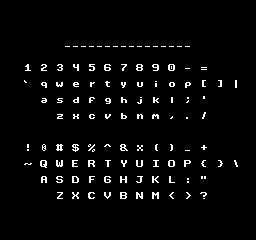

The image is a tile-based game level rendered from a .tmx file. Its description and complete source (layers, tilesets, objects, tile grids) follow:
An orthogonal 32x30 tile map with 8x8 px tiles, 1 tile layer (Tile Layer 1).

<map version="1.10" tiledversion="1.11.0" orientation="orthogonal" renderorder="right-down" width="32" height="30" tilewidth="8" tileheight="8" infinite="0" nextlayerid="2" nextobjectid="1">
 <tileset firstgid="1" source="tiles.tsx" />
 <layer id="1" name="Tile Layer 1" width="32" height="30">
  <data encoding="csv">
1,1,1,1,1,1,1,1,1,1,1,1,1,1,1,1,1,1,1,1,1,1,1,1,1,1,1,1,1,1,1,1,
1,1,1,1,1,1,1,1,1,1,1,1,1,1,1,1,1,1,1,1,1,1,1,1,1,1,1,1,1,1,1,1,
1,1,1,1,1,1,1,1,1,1,1,1,1,1,1,1,1,1,1,1,1,1,1,1,1,1,1,1,1,1,1,1,
1,1,1,1,1,1,1,1,1,1,1,1,1,1,1,1,1,1,1,1,1,1,1,1,1,1,1,1,1,1,1,1,
1,1,1,1,1,1,1,1,1,1,1,1,1,1,1,1,1,1,1,1,1,1,1,1,1,1,1,1,1,1,1,1,
1,1,1,1,1,1,1,1,96,96,96,96,96,96,96,96,96,96,96,96,96,96,96,96,1,1,1,1,1,1,1,1,
1,1,1,1,1,1,1,1,1,1,1,1,1,1,1,1,1,1,1,1,1,1,1,1,1,1,1,1,1,1,1,1,
1,1,1,1,1,1,1,1,1,1,1,1,1,1,1,1,1,1,1,1,1,1,1,1,1,1,1,1,1,1,1,1,
1,1,1,50,1,51,1,52,1,53,1,54,1,55,1,56,1,57,1,58,1,49,1,46,1,62,1,1,1,1,1,1,
1,1,1,1,1,1,1,1,1,1,1,1,1,1,1,1,1,1,1,1,1,1,1,1,1,1,1,1,1,1,1,1,
1,1,1,97,1,114,1,120,1,102,1,115,1,117,1,122,1,118,1,106,1,112,1,113,1,92,1,94,1,125,1,1,
1,1,1,1,1,1,1,1,1,1,1,1,1,1,1,1,1,1,1,1,1,1,1,1,1,1,1,1,1,1,1,1,
1,1,1,1,1,98,1,116,1,101,1,103,1,104,1,105,1,107,1,108,1,109,1,60,1,40,1,1,1,1,1,1,
1,1,1,1,1,1,1,1,1,1,1,1,1,1,1,1,1,1,1,1,1,1,1,1,1,1,1,1,1,1,1,1,
1,1,1,1,1,1,1,123,1,121,1,100,1,119,1,99,1,111,1,110,1,45,1,47,1,48,1,1,1,1,1,1,
1,1,1,1,1,1,1,1,1,1,1,1,1,1,1,1,1,1,1,1,1,1,1,1,1,1,1,1,1,1,1,1,
1,1,1,1,1,1,1,1,1,1,1,1,1,1,1,1,1,1,1,1,1,1,1,1,1,1,1,1,1,1,1,1,
1,1,1,1,1,1,1,1,1,1,1,1,1,1,1,1,1,1,1,1,1,1,1,1,1,1,1,1,1,1,1,1,
1,1,1,34,1,65,1,36,1,37,1,38,1,95,1,39,1,43,1,41,1,42,1,96,1,44,1,1,1,1,1,1,
1,1,1,1,1,1,1,1,1,1,1,1,1,1,1,1,1,1,1,1,1,1,1,1,1,1,1,1,1,1,1,1,
1,1,1,127,1,82,1,88,1,70,1,83,1,85,1,90,1,86,1,74,1,80,1,81,1,124,1,126,1,93,1,1,
1,1,1,1,1,1,1,1,1,1,1,1,1,1,1,1,1,1,1,1,1,1,1,1,1,1,1,1,1,1,1,1,
1,1,1,1,1,66,1,84,1,69,1,71,1,72,1,73,1,75,1,76,1,77,1,59,1,35,1,1,1,1,1,1,
1,1,1,1,1,1,1,1,1,1,1,1,1,1,1,1,1,1,1,1,1,1,1,1,1,1,1,1,1,1,1,1,
1,1,1,1,1,1,1,91,1,89,1,68,1,87,1,67,1,79,1,78,1,61,1,63,1,64,1,1,1,1,1,1,
1,1,1,1,1,1,1,1,1,1,1,1,1,1,1,1,1,1,1,1,1,1,1,1,1,1,1,1,1,1,1,1,
1,1,1,1,1,1,1,1,1,1,1,1,1,1,1,1,1,1,1,1,1,1,1,1,1,1,1,1,1,1,1,1,
1,1,1,1,1,1,1,1,1,1,1,1,1,1,1,1,1,1,1,1,1,1,1,1,1,1,1,1,1,1,1,1,
1,1,1,1,1,1,1,1,1,1,1,1,1,1,1,1,1,1,1,1,1,1,1,1,1,1,1,1,1,1,1,1,
1,1,1,1,1,1,1,1,1,1,1,1,1,1,1,1,1,1,1,1,1,1,1,1,1,1,1,1,1,1,1,1
</data>
 </layer>
</map>